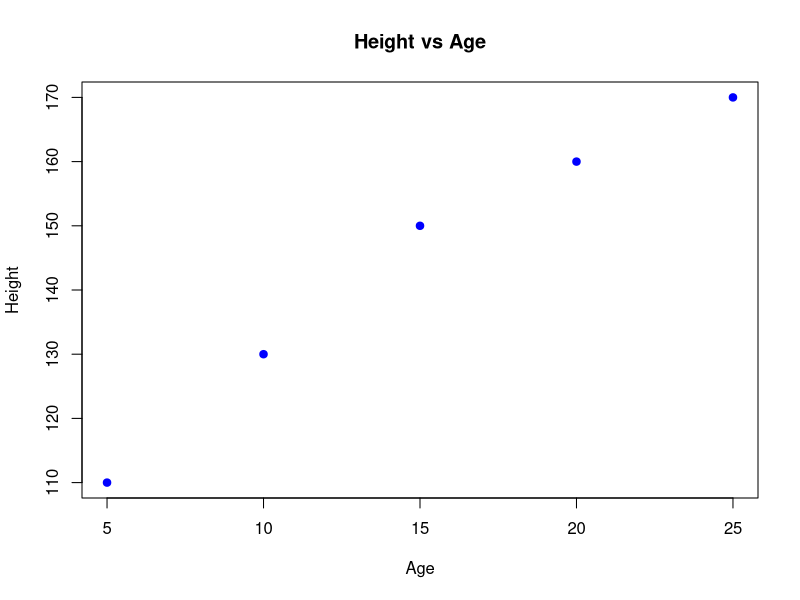
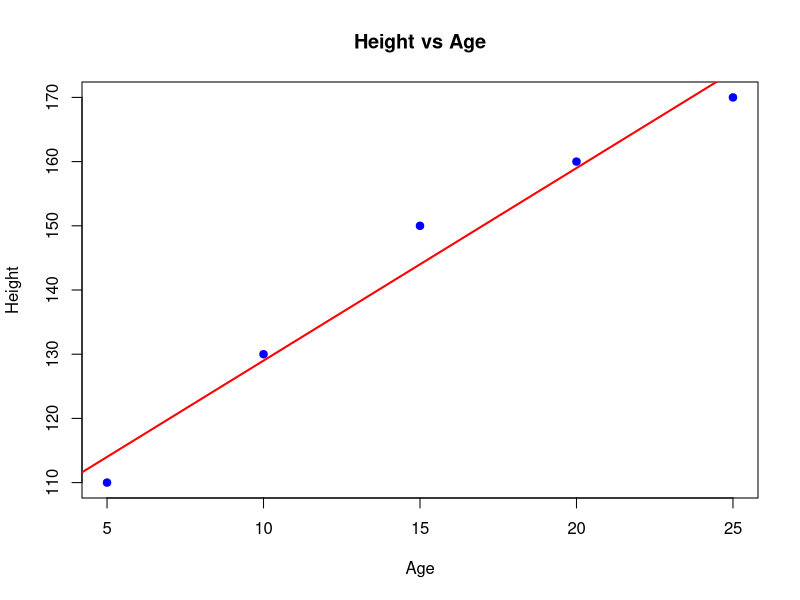
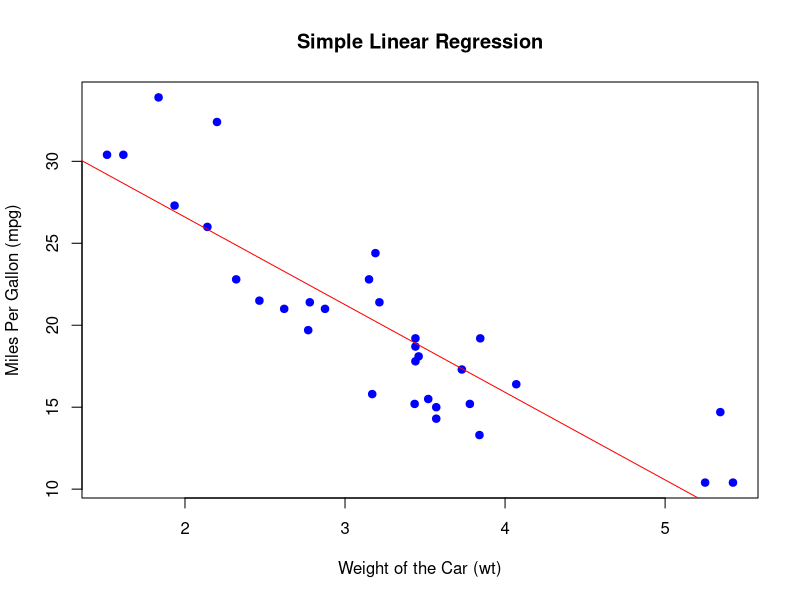

The R script that drew these images, in order:
## ---- chunk 1
# Creating a sample data set
age = c(5, 10, 15, 20, 25)
height = c(110, 130, 150, 160, 170)

# Fitting a linear regression data set
model_1 <- lm(height ~ age)
## ---- chunk 2
summary(model_1)
## ---- chunk 3
# Load the mtcars dataset
data(mtcars)
# View the first few rows of the dataset
head(mtcars)
## ---- chunk 4
# Fit the linear regression model
model_2 <- lm(mpg ~ wt, data = mtcars)
## ---- chunk 5
# Get the summary of the model
summary(model_2)
## ---- chunk 6
# Scatter plot of age vs height 
plot(age, height,
     main = "Height vs Age", 
     xlab = "Age",
     ylab = "Height",pch=19,
     col = "blue"
       )
## ---- chunk 7
# Scatter plot of age vs height 
plot(age, height,
     main = "Height vs Age", 
     xlab = "Age",
     ylab = "Height",pch=19,
     col = "blue"
       )

# Adding a regression line 
abline(model_1, col="red", lwd=2)
## ---- chunk 8
# Plot the data points
plot(mtcars$wt, mtcars$mpg, 
     main = "Simple Linear Regression", 
     xlab = "Weight of the Car (wt)", 
     ylab = "Miles Per Gallon (mpg)", 
     pch = 19, col = "blue")

# Add the regression line
abline(model_2, col = "red")
## ---- chunk 9
# Predict mpg for a car that weighs 3.5 tons
new_data <- data.frame(wt = 3.5)
predicted_mpg <- predict(model_2, new_data)
print(paste("Predicted MPG for a car weighing 3.5 tons:", round(predicted_mpg, 2)))
## ---- chunk 10
summary(model_1)
## ---- chunk 11
# Calculate the confidence interval 
confint(model_1)
## ---- chunk 12
# Load the data 
data(mtcars)

# Fit the linear regression model
model_2 <- lm(mpg ~ wt, data = mtcars)

# Confidence intervals 
confint(model_2)
